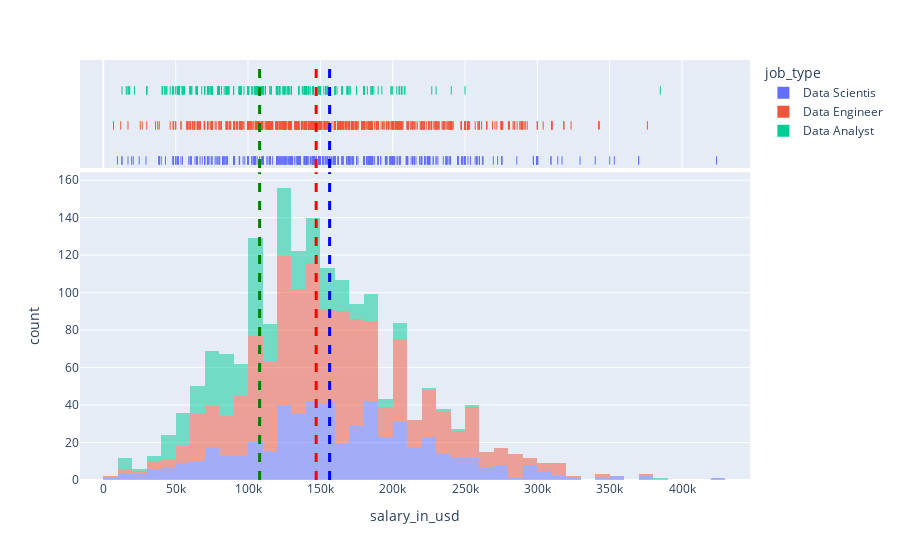

Write notebook code for a chart like this one.
### Code cell
import plotly.express as px
fig = px.histogram(data.loc[data['work_year']==2023], x='salary_in_usd', nbins=50, color='job_type', marginal='rug', opacity=0.5)

fig.add_vline(x=mDS, line_width=3, line_dash="dash", line_color="blue")
fig.add_vline(x=mDA, line_width=3, line_dash="dash", line_color="green")
fig.add_vline(x=mDE, line_width=3, line_dash="dash", line_color="red")

fig.show()

### Figure 1 — Plotly figure (JSON) as saved in the notebook; plotly's stock layout.template omitted (floating-point values rounded to 4 significant figures; data arrays with more than 128 entries replaced by an {"elided": "..."} marker saying what was removed)
{"data": [{"alignmentgroup": "True", "bingroup": "x", "hovertemplate": "job_type=Data Scientis<br>salary_in_usd=%{x}<br>count=%{y}<extra></extra>", "legendgroup": "Data Scientis", "marker": {"color": "#636efa", "opacity": 0.5, "pattern": {"shape": ""}}, "name": "Data Scientis", "nbinsx": 50, "offsetgroup": "Data Scientis", "orientation": "v", "showlegend": true, "type": "histogram", "x": {"elided": "538 int values"}, "xaxis": "x", "yaxis": "y"}, {"alignmentgroup": "True", "boxpoints": "all", "fillcolor": "rgba(255,255,255,0)", "hoveron": "points", "hovertemplate": "job_type=Data Scientis<br>salary_in_usd=%{x}<extra></extra>", "jitter": 0, "legendgroup": "Data Scientis", "line": {"color": "rgba(255,255,255,0)"}, "marker": {"color": "#636efa", "symbol": "line-ns-open"}, "name": "Data Scientis", "offsetgroup": "Data Scientis", "showlegend": false, "type": "box", "x": {"elided": "538 int values"}, "xaxis": "x2", "yaxis": "y2"}, {"alignmentgroup": "True", "bingroup": "x", "hovertemplate": "job_type=Data Engineer<br>salary_in_usd=%{x}<br>count=%{y}<extra></extra>", "legendgroup": "Data Engineer", "marker": {"color": "#EF553B", "opacity": 0.5, "pattern": {"shape": ""}}, "name": "Data Engineer", "nbinsx": 50, "offsetgroup": "Data Engineer", "orientation": "v", "showlegend": true, "type": "histogram", "x": {"elided": "881 int values"}, "xaxis": "x", "yaxis": "y"}, {"alignmentgroup": "True", "boxpoints": "all", "fillcolor": "rgba(255,255,255,0)", "hoveron": "points", "hovertemplate": "job_type=Data Engineer<br>salary_in_usd=%{x}<extra></extra>", "jitter": 0, "legendgroup": "Data Engineer", "line": {"color": "rgba(255,255,255,0)"}, "marker": {"color": "#EF553B", "symbol": "line-ns-open"}, "name": "Data Engineer", "offsetgroup": "Data Engineer", "showlegend": false, "type": "box", "x": {"elided": "881 int values"}, "xaxis": "x2", "yaxis": "y2"}, {"alignmentgroup": "True", "bingroup": "x", "hovertemplate": "job_type=Data Analyst<br>salary_in_usd=%{x}<br>count=%{y}<extra></extra>", "legendgroup": "Data Analyst", "marker": {"color": "#00cc96", "opacity": 0.5, "pattern": {"shape": ""}}, "name": "Data Analyst", "nbinsx": 50, "offsetgroup": "Data Analyst", "orientation": "v", "showlegend": true, "type": "histogram", "x": {"elided": "366 int values"}, "xaxis": "x", "yaxis": "y"}, {"alignmentgroup": "True", "boxpoints": "all", "fillcolor": "rgba(255,255,255,0)", "hoveron": "points", "hovertemplate": "job_type=Data Analyst<br>salary_in_usd=%{x}<extra></extra>", "jitter": 0, "legendgroup": "Data Analyst", "line": {"color": "rgba(255,255,255,0)"}, "marker": {"color": "#00cc96", "symbol": "line-ns-open"}, "name": "Data Analyst", "offsetgroup": "Data Analyst", "showlegend": false, "type": "box", "x": {"elided": "366 int values"}, "xaxis": "x2", "yaxis": "y2"}], "layout": {"barmode": "relative", "legend": {"title": {"text": "job_type"}, "tracegroupgap": 0}, "margin": {"t": 60}, "shapes": [{"line": {"color": "blue", "dash": "dash", "width": 3}, "type": "line", "x0": 156400, "x1": 156400, "xref": "x", "y0": 0, "y1": 1, "yref": "y domain"}, {"line": {"color": "blue", "dash": "dash", "width": 3}, "type": "line", "x0": 156400, "x1": 156400, "xref": "x2", "y0": 0, "y1": 1, "yref": "y2 domain"}, {"line": {"color": "green", "dash": "dash", "width": 3}, "type": "line", "x0": 108000, "x1": 108000, "xref": "x", "y0": 0, "y1": 1, "yref": "y domain"}, {"line": {"color": "green", "dash": "dash", "width": 3}, "type": "line", "x0": 108000, "x1": 108000, "xref": "x2", "y0": 0, "y1": 1, "yref": "y2 domain"}, {"line": {"color": "red", "dash": "dash", "width": 3}, "type": "line", "x0": 147100, "x1": 147100, "xref": "x", "y0": 0, "y1": 1, "yref": "y domain"}, {"line": {"color": "red", "dash": "dash", "width": 3}, "type": "line", "x0": 147100, "x1": 147100, "xref": "x2", "y0": 0, "y1": 1, "yref": "y2 domain"}], "xaxis": {"anchor": "y", "domain": [0, 1], "title": {"text": "salary_in_usd"}}, "xaxis2": {"anchor": "y2", "domain": [0, 1], "matches": "x", "showgrid": true, "showticklabels": false}, "yaxis": {"anchor": "x", "domain": [0, 0.7326], "title": {"text": "count"}}, "yaxis2": {"anchor": "x2", "domain": [0.7426, 1], "matches": "y2", "showgrid": false, "showline": false, "showticklabels": false, "ticks": ""}}}
